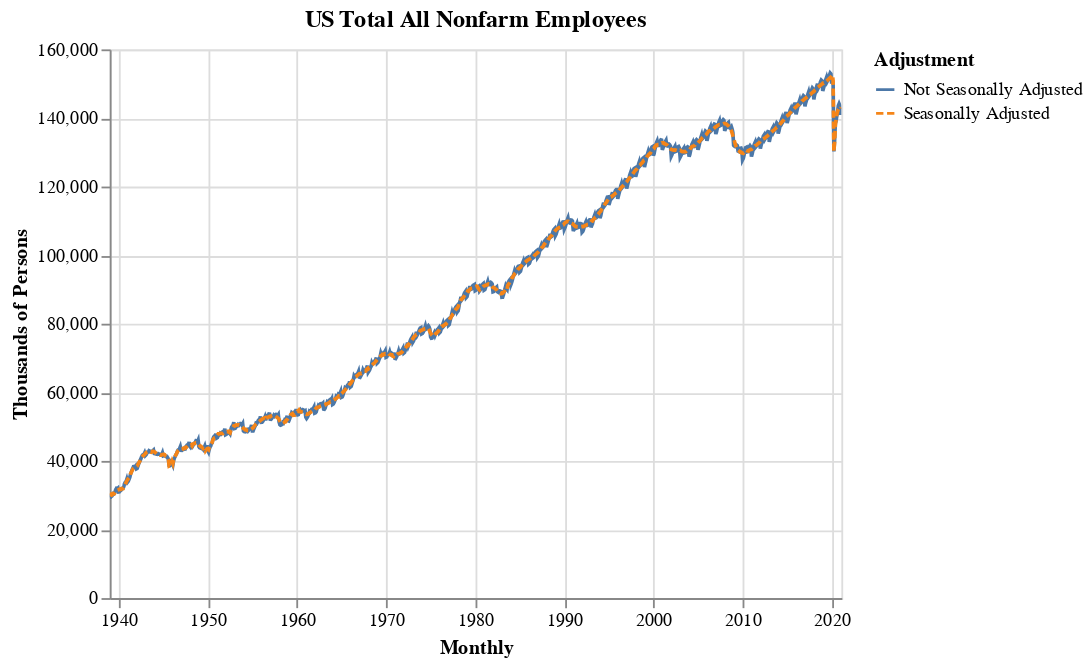

This figure's notebook cell:
### Code cell
plot = alt.Chart(emp_df).mark_line().encode(
    x=alt.X('date:T', axis = alt.Axis(title="Monthly")),
    y=alt.Y('persons:Q', axis = alt.Axis(title="Thousands of Persons")),
    color=alt.Color('type:N', legend = alt.Legend(title="Adjustment")),
    strokeDash='type',
).properties(
    title = "US Total All Nonfarm Employees"
).interactive()

plot

### Figure 1 — Vega-Lite specification as saved in the notebook (floating-point values rounded to 4 significant figures; data arrays with more than 128 entries replaced by an {"elided": "..."} marker saying what was removed)
{"config": {"view": {"continuousWidth": 400, "continuousHeight": 300}}, "data": {"name": "data-81029c42cf9edfd764f532daa4633719"}, "mark": "line", "encoding": {"color": {"type": "nominal", "field": "type", "legend": {"title": "Adjustment"}}, "strokeDash": {"type": "nominal", "field": "type"}, "x": {"type": "temporal", "axis": {"title": "Monthly"}, "field": "date"}, "y": {"type": "quantitative", "axis": {"title": "Thousands of Persons"}, "field": "persons"}}, "selection": {"selector001": {"type": "interval", "bind": "scales", "encodings": ["x", "y"]}}, "title": "US Total All Nonfarm Employees", "$schema": "https://vega.github.io/schema/vega-lite/v4.8.1.json", "datasets": {"data-81029c42cf9edfd764f532daa4633719": {"elided": "1972 records"}}}
